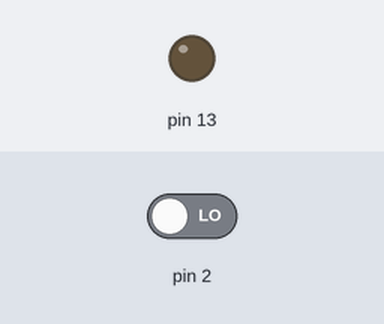
This sketch was run on a simulated Arduino Uno, built with avr-gcc and run on an emulated ATmega328P. On the bench: output pins drawn as LEDs (lit = HIGH). Inputs (shaded band) come from the test bench; at power-on: pin 2 LOW.

Above: at 1.2 s.
1.3 s: pin 2 driven HIGH
At 2.1 s:
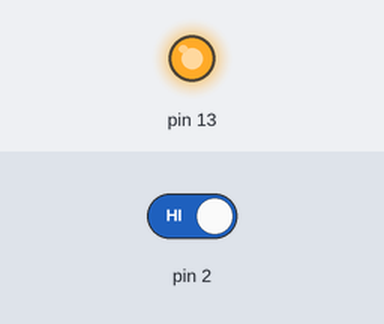
Timing chart, 0 to 4.3 s (numbered marks = the images above; inputs shaded):
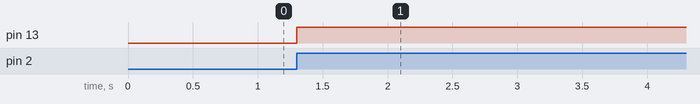

The sketch:

leituraDigital.ino
```cpp
/**
 * Leitura digital de um interruptor simples
 * @author Denise F Saldanha Fogo
 */

void setup() {
 pinMode(13, OUTPUT);
 pinMode(2, INPUT);

}

void loop() {
  if (digitalRead(2)== HIGH){
    digitalWrite(13, HIGH);
  }

}
```

Measured:
- after the input at 1.3 s, pin 13: LOW → HIGH at once
